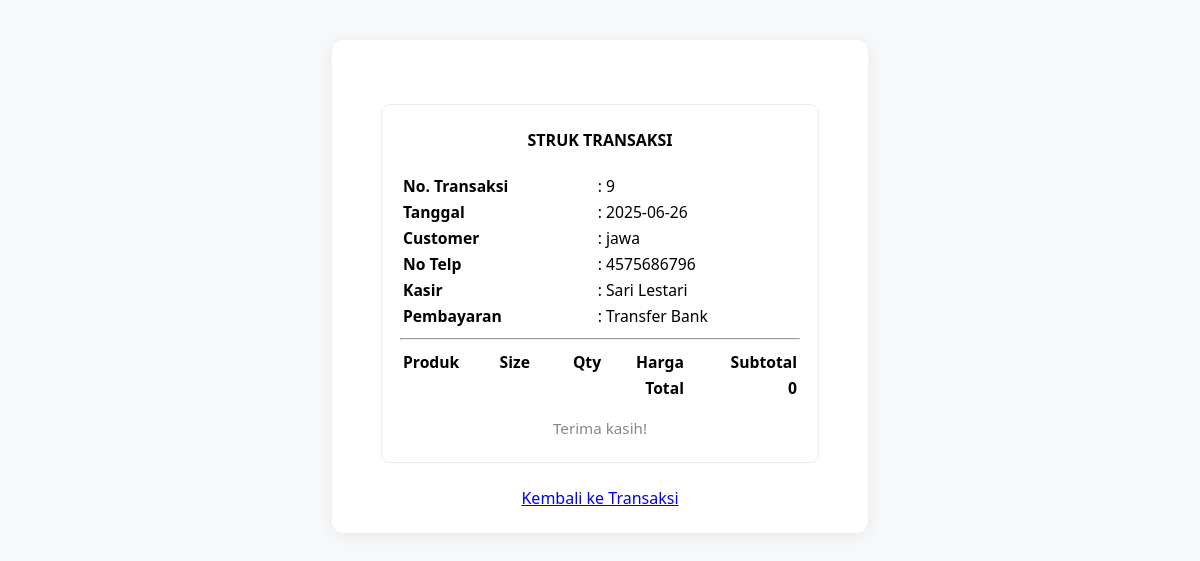
Screenshot of /struk.php?id=9 with the database file from the repository.
### tables this page shows
CREATE TABLE `transaksi` (
  `Id_Transaksi` int(11) NOT NULL,
  `Tanggal_Transaksi` date NOT NULL,
  `Nama_Customer` varchar(100) DEFAULT NULL,
  `No_Telp` varchar(30) DEFAULT NULL,
  `Id_Customer` int(11) DEFAULT NULL,
  `Id_MetodePembayaran` int(11) NOT NULL,
  `Id_Karyawan` int(11) NOT NULL
);

CREATE TABLE `karyawan` (
  `Id_Karyawan` int(11) NOT NULL,
  `Nama_Karyawan` varchar(100) NOT NULL,
  `Nomor_Telepon` varchar(20) DEFAULT NULL,
  `Email` varchar(100) DEFAULT NULL,
  `Alamat` text DEFAULT NULL
);

CREATE TABLE `metode_pembayaran` (
  `Id_MetodePembayaran` int(11) NOT NULL,
  `Nama_Metode` varchar(100) NOT NULL
);

### struk.php (the view, shortened to what this page needs)
<?php
require "konek.php";
$id_transaksi = (int)($_GET['id'] ?? 0);
$struk = [];
if ($id_transaksi > 0) {
    $sql = "SELECT t.Id_Transaksi, t.Tanggal_Transaksi, t.Nama_Customer, t.No_Telp, t.Id_MetodePembayaran, m.Nama_Metode, t.Id_Karyawan, k.Nama_Karyawan
            FROM Transaksi t
            JOIN Metode_Pembayaran m ON t.Id_MetodePembayaran = m.Id_MetodePembayaran
            JOIN Karyawan k ON t.Id_Karyawan = k.Id_Karyawan
            WHERE t.Id_Transaksi = $id_transaksi";
    $result = $con->query($sql);
    if ($result && $row = $result->fetch_assoc()) {
        $struk = $row;
        $struk['detail'] = [];
    }
}
?>
<!DOCTYPE html>
<html lang="id">
<head>
    <link rel="stylesheet" href="transaksi.css">
</head>
<body>
<div class="container">
    <?php if (!empty($struk)): ?>
        <div class="struk" style="max-width:400px;margin:32px auto 0 auto;padding:24px 18px;background:#fff;border:1px solid #eee;border-radius:8px;">
            <h4 style="margin-top:0;text-align:center;">STRUK TRANSAKSI</h4>
            <table style="width:100%;font-size:0.98em;">
                <tr><td><b>No. Transaksi</b></td><td>: <?= $struk['Id_Transaksi'] ?></td></tr>
                <tr><td><b>Tanggal</b></td><td>: <?= htmlspecialchars($struk['Tanggal_Transaksi']) ?></td></tr>
                <?php if (isset($struk['Nama_Customer'])): ?>
                    <tr><td><b>Customer</b></td><td>: <?= htmlspecialchars($struk['Nama_Customer']) ?></td></tr>
                <?php endif; ?>
                <?php if (isset($struk['No_Telp'])): ?>
                    <tr><td><b>No Telp</b></td><td>: <?= htmlspecialchars($struk['No_Telp']) ?></td></tr>
                <?php endif; ?>
                <?php if (isset($struk['Nama_Karyawan'])): ?>
                    <tr><td><b>Kasir</b></td><td>: <?= htmlspecialchars($struk['Nama_Karyawan']) ?></td></tr>
                <?php endif; ?>
                <?php if (isset($struk['Nama_Metode'])): ?>
                    <tr><td><b>Pembayaran</b></td><td>: <?= htmlspecialchars($struk['Nama_Metode']) ?></td></tr>
                <?php endif; ?>
            </table>
            <hr>
            <table style="width:100%;font-size:0.98em;">
                <thead>
                    <tr>
                        <th style="text-align:left;">Produk</th>
                        <th style="text-align:left;">Size</th>
                        <th style="text-align:right;">Qty</th>
                        <th style="text-align:right;">Harga</th>
                        <th style="text-align:right;">Subtotal</th>
                    </tr>
                </thead>
                <?php $grand = 0; foreach ($struk['detail'] as $d): $grand += $d['Subtotal']; ?>
                    <tr>
                        <td><?= htmlspecialchars($d['Nama_Produk']) ?></td>
                        <td><?= htmlspecialchars($d['Size'] ?? '-') ?></td>
                        <td style="text-align:right;"><?= $d['Jumlah_Produk'] ?></td>
                        <td style="text-align:right;"><?= number_format($d['Harga_Satuan'],0,',','.') ?></td>
                        <td style="text-align:right;"><?= number_format($d['Subtotal'],0,',','.') ?></td>
                    </tr>
                <?php endforeach; ?>
                <tfoot>
                    <tr>
                        <td colspan="4" style="text-align:right;"><b>Total</b></td>
                        <td style="text-align:right;"><b><?= number_format($grand,0,',','.') ?></b></td>
                    </tr>
                </tfoot>
            </table>
            <div style="text-align:center;margin-top:16px;font-size:0.95em;color:#888;">Terima kasih!</div>
        </div>
    <?php else: ?>
        <div style="text-align:center;margin-top:40px;">Struk tidak ditemukan.</div>
    <?php endif; ?>
    <div style="text-align:center;margin-top:24px;">
        <a href="transaksi.php">Kembali ke Transaksi</a>
    </div>
</div>
</body>
</html>

### transaksi.css (style rules this page uses)
body { font-family: 'Segoe UI', Arial, sans-serif; background: #f6f8fa; margin: 0; padding: 0; }
.container { background: #fff; max-width: 480px; margin: 40px auto 0 auto; padding: 32px 28px 24px 28px; border-radius: 12px; box-shadow: 0 2px 16px rgba(0,0,0,0.07); }

### rows the page displays
transaksi: Id_Transaksi "9", Tanggal_Transaksi "2025-06-26", Nama_Customer "jawa", No_Telp "4575686796", Id_Karyawan.Nama_Karyawan "Sari Lestari", Id_MetodePembayaran.Nama_Metode "Transfer Bank"

### other values shown
$grand "0"
